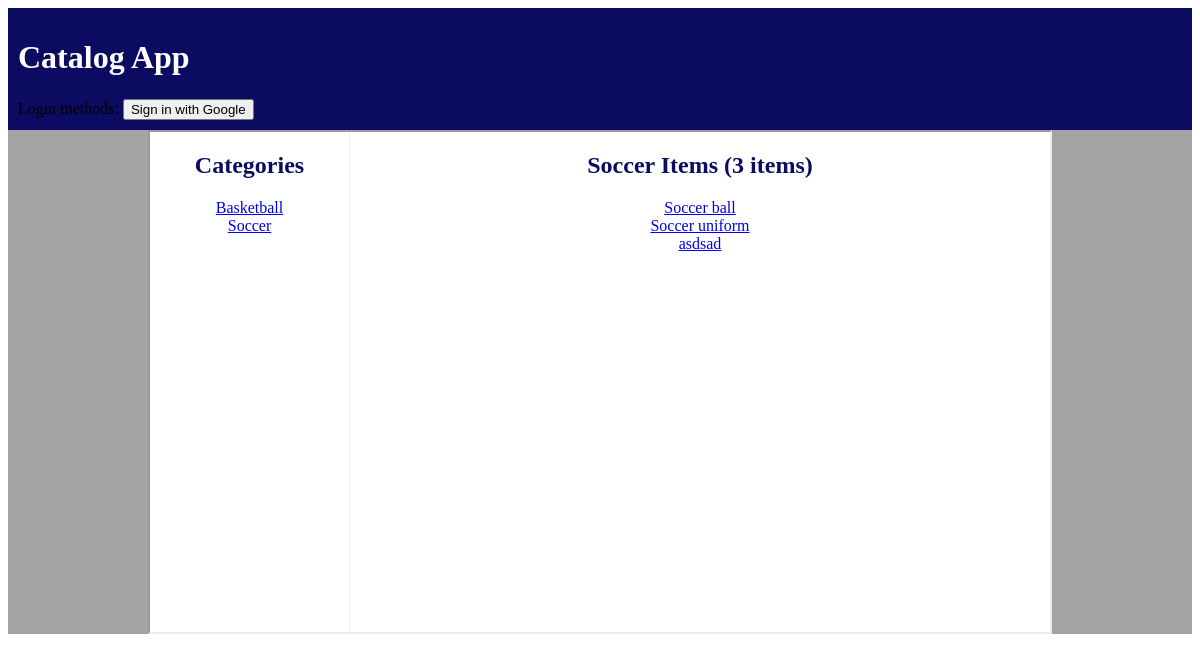
/catalog/Soccer/items, run on the app's committed database.
### database_setup.py (models this page shows, shortened)
class Category(Base):
    __tablename__ = 'category'
    id = Column(Integer, primary_key=True)
    name = Column(String(250), nullable=False)

class Item(Base):
    __tablename__ = 'item'
    id = Column(Integer, primary_key = True)
    name =Column(String(80), nullable = False)
    description = Column(String(250))
    category_id = Column(Integer,ForeignKey('category.id'))
    category = relationship(Category)
    user_id = Column(Integer, ForeignKey('user.id'))
    user = relationship(User)

### application.py (the view)
@app.route('/catalog/<category_name>/items')
def showItems(category_name):
    categories = session.query(Category).order_by(asc(Category.name))
    items = session.query(Item).join(Category).filter(Category.name==category_name).order_by(Category.name)
    return render_template('items.html', category=categories,
                            category_name=category_name, item=items)

### templates/items.html
<!DOCTYPE html>
<html lang="en">
	<head>
		<link rel=stylesheet type=text/css href="{{ url_for('static', filename='styles.css') }}">
	</head>
  <body>
    <header>
  		<div class = "header">
  			<h1 class="title">Catalog App</h1>
  		</div>
      {% include "login.html" %}
  	</header>
    <section>
      <center>
      	<div class="wrapper">
      		<div class="categories">
      			<h2 class="cate_name">Categories</h2>
      				{% for i in category %}
      				<a class="cate_value" href="{{ url_for('showItems', category_name=i.name)}}">{{i.name}}<br></a>
      				{% endfor %}
      		</div>
      		<div class="items">
      			<h2 class="cate_name">{{category_name}} Items ({{item.count()}} items)</h2>
              {% for i in item %}
                <a href="{{ url_for('showDecription', category_name=i.category.name, item_name=i.name)}}">{{i.name}}<br></a>
              {% endfor %}
      		</div>
      	</div>
      </center>
    </section>
  </body>
</html>

### static/styles.css (style rules this page uses)
header { text-align: 100px; margin-right: auto; margin-left: auto; padding: 10px; background-color: #0B0B61; }
section { background-color: #A4A4A4; }
.cate_name { font-size: 150%; color: #0B0B61; }
.title { color: #fff; }
.header { width:100%; height:60px; }
.wrapper { width:900px; height:500px; padding:0px; background-color: #A4A4A4; border: 2px inset; }
.categories { float:left; width:199px; height:500px; background-color: #fff; border-right: 1px groove }
.items { float:left; width:700px; height:500px; background-color: #fff; }

### data on the page
Category: name "Basketball"
Category: name "Soccer"
Item: name "Soccer ball"
Item: name "Soccer uniform"
Item: name "asdsad"

### other printed values
{{ item.count() }} "3"
